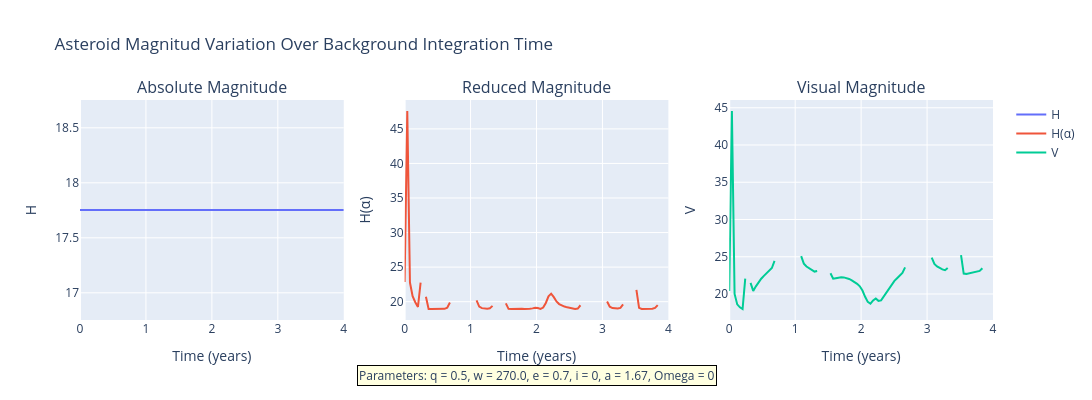

Source (notebook cell):
### Code cell
x = times/year
y1 = H_absolute
y2 = H_reducido
y3 = mag_visual

titles = ['Absolute Magnitude', 'Reduced Magnitude', 'Visual Magnitude']
x_labels = ['Time (years)', 'Time (years)', 'Time (years)']
y_labels = ['H', 'H(α)', 'V']

annotation_text = f"Parameters: q = {q}, w = {w/deg}, e = {e}, i = {inc}, a = {np.round(a, 2)}, Omega = {Omega}"

fig = make_subplots(rows=1, cols=3, subplot_titles=titles)

# Agregar trazas de línea
fig.add_trace(go.Scatter(x=x, y=y1, mode='lines', name='H'), row=1, col=1)
fig.add_trace(go.Scatter(x=x, y=y2, mode='lines', name='H(α)'), row=1, col=2)
fig.add_trace(go.Scatter(x=x, y=y3, mode='lines', name='V'), row=1, col=3)

# Etiquetas de ejes
fig.update_xaxes(title_text=x_labels[0], row=1, col=1)
fig.update_xaxes(title_text=x_labels[1], row=1, col=2)
fig.update_xaxes(title_text=x_labels[2], row=1, col=3)

fig.update_yaxes(title_text=y_labels[0], row=1, col=1)
fig.update_yaxes(title_text=y_labels[1], row=1, col=2)
fig.update_yaxes(title_text=y_labels[2], row=1, col=3)

# Agregar caja de texto (annotation)
fig.add_annotation(
    text=annotation_text,
    xref="paper", yref="paper",
    x=0.5, y=-0.3,
    showarrow=False,
    align='left',
    bordercolor="black",
    borderwidth=1,
    bgcolor="lightyellow",
    font=dict(size=12)
)

fig.update_layout(
    height=400,
    width=1150,
    title_text="Asteroid Magnitud Variation Over Background Integration Time"
)

fig.show()

### Figure 1 — Plotly figure (JSON) as saved in the notebook; plotly's stock layout.template omitted (floating-point values rounded to 4 significant figures)
{"data": [{"mode": "lines", "name": "H", "type": "scatter", "x": [0.0, 0.0404, 0.08081, 0.1212, 0.1616, 0.202, 0.2424, 0.2828, 0.3232, 0.3636, 0.404, 0.4444, 0.4848, 0.5253, 0.5657, 0.6061, 0.6465, 0.6869, 0.7273, 0.7677, 0.8081, 0.8485, 0.8889, 0.9293, 0.9697, 1.01, 1.051, 1.091, 1.131, 1.172, 1.212, 1.253, 1.293, 1.333, 1.374, 1.414, 1.455, 1.495, 1.535, 1.576, 1.616, 1.657, 1.697, 1.737, 1.778, 1.818, 1.859, 1.899, 1.939, 1.98, 2.02, 2.061, 2.101, 2.141, 2.182, 2.222, 2.263, 2.303, 2.343, 2.384, 2.424, 2.465, 2.505, 2.545, 2.586, 2.626, 2.667, 2.707, 2.747, 2.788, 2.828, 2.869, 2.909, 2.949, 2.99, 3.03, 3.071, 3.111, 3.152, 3.192, 3.232, 3.273, 3.313, 3.354, 3.394, 3.434, 3.475, 3.515, 3.556, 3.596, 3.636, 3.677, 3.717, 3.758, 3.798, 3.838, 3.879, 3.919, 3.96, 4.0], "xaxis": "x", "y": [17.75, 17.75, 17.75, 17.75, 17.75, 17.75, 17.75, 17.75, 17.75, 17.75, 17.75, 17.75, 17.75, 17.75, 17.75, 17.75, 17.75, 17.75, 17.75, 17.75, 17.75, 17.75, 17.75, 17.75, 17.75, 17.75, 17.75, 17.75, 17.75, 17.75, 17.75, 17.75, 17.75, 17.75, 17.75, 17.75, 17.75, 17.75, 17.75, 17.75, 17.75, 17.75, 17.75, 17.75, 17.75, 17.75, 17.75, 17.75, 17.75, 17.75, 17.75, 17.75, 17.75, 17.75, 17.75, 17.75, 17.75, 17.75, 17.75, 17.75, 17.75, 17.75, 17.75, 17.75, 17.75, 17.75, 17.75, 17.75, 17.75, 17.75, 17.75, 17.75, 17.75, 17.75, 17.75, 17.75, 17.75, 17.75, 17.75, 17.75, 17.75, 17.75, 17.75, 17.75, 17.75, 17.75, 17.75, 17.75, 17.75, 17.75, 17.75, 17.75, 17.75, 17.75, 17.75, 17.75, 17.75, 17.75, 17.75, 17.75], "yaxis": "y"}, {"mode": "lines", "name": "H(α)", "type": "scatter", "x": [0.0, 0.0404, 0.08081, 0.1212, 0.1616, 0.202, 0.2424, 0.2828, 0.3232, 0.3636, 0.404, 0.4444, 0.4848, 0.5253, 0.5657, 0.6061, 0.6465, 0.6869, 0.7273, 0.7677, 0.8081, 0.8485, 0.8889, 0.9293, 0.9697, 1.01, 1.051, 1.091, 1.131, 1.172, 1.212, 1.253, 1.293, 1.333, 1.374, 1.414, 1.455, 1.495, 1.535, 1.576, 1.616, 1.657, 1.697, 1.737, 1.778, 1.818, 1.859, 1.899, 1.939, 1.98, 2.02, 2.061, 2.101, 2.141, 2.182, 2.222, 2.263, 2.303, 2.343, 2.384, 2.424, 2.465, 2.505, 2.545, 2.586, 2.626, 2.667, 2.707, 2.747, 2.788, 2.828, 2.869, 2.909, 2.949, 2.99, 3.03, 3.071, 3.111, 3.152, 3.192, 3.232, 3.273, 3.313, 3.354, 3.394, 3.434, 3.475, 3.515, 3.556, 3.596, 3.636, 3.677, 3.717, 3.758, 3.798, 3.838, 3.879, 3.919, 3.96, 4.0], "xaxis": "x2", "y": [22.84, 47.59, 22.77, 20.79, 19.91, 19.24, 22.75, NaN, 20.72, 18.96, 18.96, 18.98, 18.98, 18.96, 18.94, 18.96, 19.13, 19.87, NaN, NaN, NaN, NaN, NaN, NaN, NaN, NaN, NaN, 20.18, 19.29, 19.07, 19.0, 18.99, 19.04, 19.39, NaN, NaN, NaN, NaN, 19.76, 18.96, 18.95, 18.98, 19.0, 18.99, 18.97, 18.95, 18.94, 18.96, 19.03, 19.11, 19.08, 18.94, 19.14, 19.81, 20.77, 21.16, 20.66, 20.03, 19.65, 19.44, 19.29, 19.18, 19.08, 18.99, 18.94, 19.01, 19.48, NaN, NaN, NaN, NaN, NaN, NaN, NaN, NaN, NaN, 20.03, 19.28, 19.07, 19.01, 19.01, 19.09, 19.61, NaN, NaN, NaN, NaN, 21.71, 19.1, 18.95, 18.94, 18.94, 18.94, 18.97, 19.09, 19.51, NaN, NaN, NaN, NaN], "yaxis": "y2"}, {"mode": "lines", "name": "V", "type": "scatter", "x": [0.0, 0.0404, 0.08081, 0.1212, 0.1616, 0.202, 0.2424, 0.2828, 0.3232, 0.3636, 0.404, 0.4444, 0.4848, 0.5253, 0.5657, 0.6061, 0.6465, 0.6869, 0.7273, 0.7677, 0.8081, 0.8485, 0.8889, 0.9293, 0.9697, 1.01, 1.051, 1.091, 1.131, 1.172, 1.212, 1.253, 1.293, 1.333, 1.374, 1.414, 1.455, 1.495, 1.535, 1.576, 1.616, 1.657, 1.697, 1.737, 1.778, 1.818, 1.859, 1.899, 1.939, 1.98, 2.02, 2.061, 2.101, 2.141, 2.182, 2.222, 2.263, 2.303, 2.343, 2.384, 2.424, 2.465, 2.505, 2.545, 2.586, 2.626, 2.667, 2.707, 2.747, 2.788, 2.828, 2.869, 2.909, 2.949, 2.99, 3.03, 3.071, 3.111, 3.152, 3.192, 3.232, 3.273, 3.313, 3.354, 3.394, 3.434, 3.475, 3.515, 3.556, 3.596, 3.636, 3.677, 3.717, 3.758, 3.798, 3.838, 3.879, 3.919, 3.96, 4.0], "xaxis": "x3", "y": [20.39, 44.56, 20.02, 18.61, 18.21, 17.99, 22.08, NaN, 21.49, 20.42, 21.03, 21.59, 22.05, 22.43, 22.76, 23.07, 23.49, 24.44, NaN, NaN, NaN, NaN, NaN, NaN, NaN, NaN, NaN, 25.1, 24.08, 23.7, 23.44, 23.21, 23.02, 23.1, NaN, NaN, NaN, NaN, 22.79, 22.06, 22.12, 22.21, 22.25, 22.23, 22.16, 22.02, 21.84, 21.62, 21.37, 21.04, 20.47, 19.63, 18.95, 18.7, 19.14, 19.41, 19.09, 19.14, 19.66, 20.28, 20.86, 21.36, 21.77, 22.13, 22.45, 22.83, 23.58, NaN, NaN, NaN, NaN, NaN, NaN, NaN, NaN, NaN, 24.89, 24.04, 23.71, 23.49, 23.31, 23.2, 23.51, NaN, NaN, NaN, NaN, 25.23, 22.73, 22.71, 22.8, 22.89, 22.95, 23.0, 23.1, 23.46, NaN, NaN, NaN, NaN], "yaxis": "y3"}], "layout": {"annotations": [{"font": {"size": 16}, "showarrow": false, "text": "Absolute Magnitude", "x": 0.1444, "xanchor": "center", "xref": "paper", "y": 1, "yanchor": "bottom", "yref": "paper"}, {"font": {"size": 16}, "showarrow": false, "text": "Reduced Magnitude", "x": 0.5, "xanchor": "center", "xref": "paper", "y": 1, "yanchor": "bottom", "yref": "paper"}, {"font": {"size": 16}, "showarrow": false, "text": "Visual Magnitude", "x": 0.8556, "xanchor": "center", "xref": "paper", "y": 1, "yanchor": "bottom", "yref": "paper"}, {"align": "left", "bgcolor": "lightyellow", "bordercolor": "black", "borderwidth": 1, "font": {"size": 12}, "showarrow": false, "text": "Parameters: q = 0.5, w = 270.0, e = 0.7, i = 0, a = 1.67, Omega = 0", "x": 0.5, "xref": "paper", "y": -0.3, "yref": "paper"}], "height": 400, "title": {"text": "Asteroid Magnitud Variation Over Background Integration Time"}, "width": 1150, "xaxis": {"anchor": "y", "domain": [0, 0.2889], "title": {"text": "Time (years)"}}, "xaxis2": {"anchor": "y2", "domain": [0.3556, 0.6444], "title": {"text": "Time (years)"}}, "xaxis3": {"anchor": "y3", "domain": [0.7111, 1], "title": {"text": "Time (years)"}}, "yaxis": {"anchor": "x", "domain": [0, 1], "title": {"text": "H"}}, "yaxis2": {"anchor": "x2", "domain": [0, 1], "title": {"text": "H(α)"}}, "yaxis3": {"anchor": "x3", "domain": [0, 1], "title": {"text": "V"}}}}
